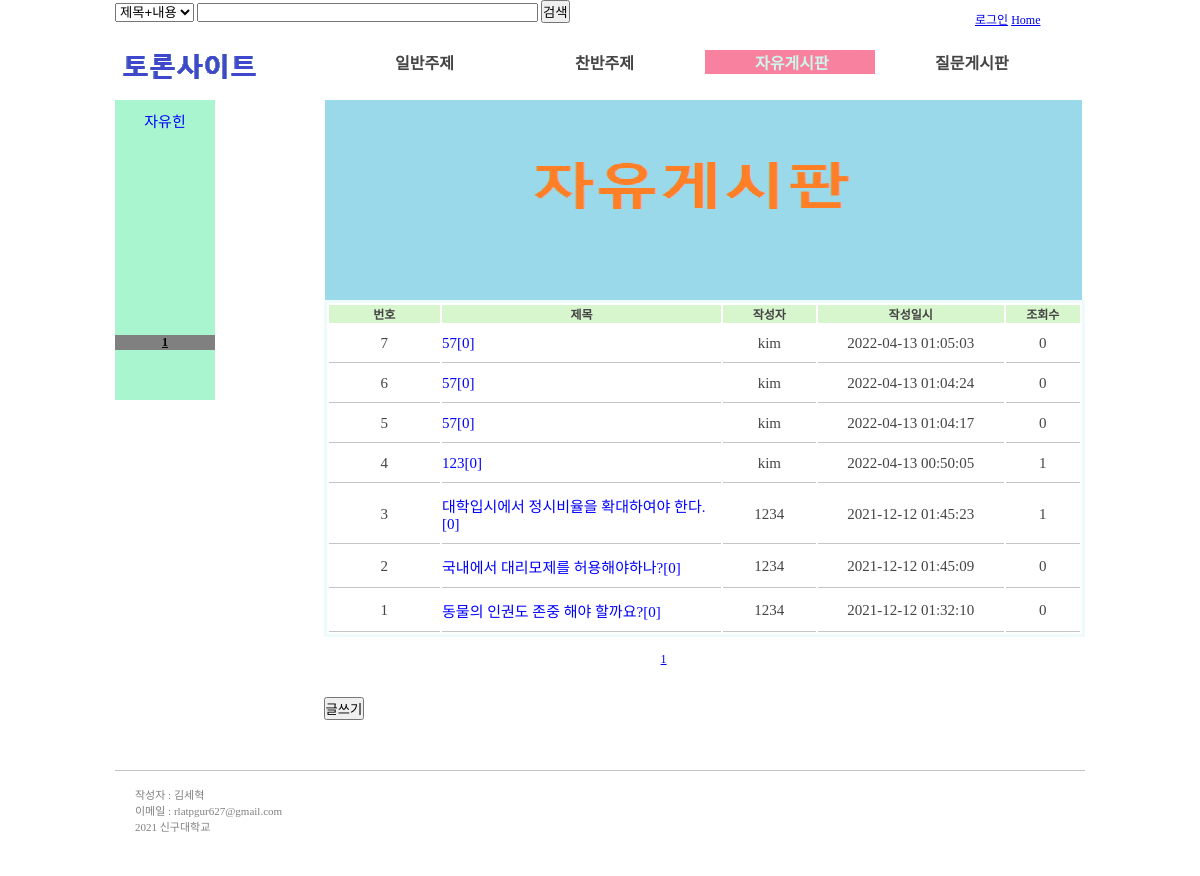
/free.php, run on the app's committed database.
### tables this page shows
CREATE TABLE IF NOT EXISTS `board_list` (
  `num` int(11) NOT NULL AUTO_INCREMENT,
  `board_name` varchar(100) NOT NULL,
  `date` datetime DEFAULT NULL,
  PRIMARY KEY (`num`)
);

CREATE TABLE IF NOT EXISTS `board` (
  `keey` int(11) unsigned NOT NULL AUTO_INCREMENT,
  `bid` varchar(50) DEFAULT NULL,
  `num` int(11) DEFAULT NULL,
  `writer` varchar(20) DEFAULT NULL,
  `title` varchar(60) DEFAULT NULL,
  `content` text DEFAULT NULL,
  `regtime` varchar(20) DEFAULT NULL,
  `hits` int(11) DEFAULT NULL,
  `img` varchar(50) DEFAULT NULL,
  PRIMARY KEY (`keey`)
);

### free.php (the view, shortened to what this page needs)
<!DOCTYPE html>
<html lang="en" dir="ltr">
  <head>
    <link rel="stylesheet" type="text/css"href="css/common.css">
    <link rel="stylesheet" type="text/css"href="css/header.css">
	<link rel="stylesheet" type="text/css"href="css/nomer.css">
	<link rel="stylesheet" type="text/css"href="css/side.css">
  </head>
  <body>
<div id="all">
      <header>
	   <div id="search_box">
    <form action="board/search_result.php" method="get">
      <select name="catgo">
	   <option value="titles">제목+내용</option>
      </select>
      <input type="text" name="search" size="40" required="required" /> <button>검색</button>
    </form>
    </div>
        <a href="index.php"><img id="logo" src="img/logo.png"></a>
        <nav id="top_menu">
      <a href="login/login_name.php">로그인</a>  <a href="index.php">Home</a>
        </nav>
        <nav id="top_menu2">
          <ul>
            <div class="nor1"  onclick="location.href='normal.php?bid=normal'"> <li>일반주제</li></div>
            <div class="nor1" onclick="location.href='yesno.php?bid=yesno';">  <li>찬반주제 </li></div>
            <div class="nor" onclick="location.href='free.php?bid=free';">    <li>자유게시판</li></div>
            <div class="nor1" onclick="location.href='board.php?bid=board';">  <li>질문게시판</li></div>
          </ul>
        </nav>
      </header>
	 <body>
      <section id="main">
 <div id="side">
	  <?php
	$bid='free';
	?>
<?php
	require("db_connect.php");
	$numL= 5;
	$numLinkes= 3;
	$pages = empty($_REQUEST["pages"]) ? 1 : $_REQUEST["pages"];
	$stats = ($pages -1) * $numL;
	$name=strlen($bid);
	$query3 = $db->query("select *  from board_list where board_name like '$bid%' order by num desc limit $stats,$numL");
	while ($row = $query3->fetch()) {
	$str = substr($row['board_name'], $name);
	if($str==$_REQUEST["bid"]){
		$side_bord="side_bord";
	}else{
		$side_bord="side_bord1";
	}
?>
<div class="str">
 <td style="text-align:left;">
   <div class=<?=$side_bord?> onclick="location.href='free.php?bid=<?=$str?>&pages=<?=$pages?>&mainbid=free'"><?php echo"$str"?></div>
 </td>
	</div>
	 <?php
$firstLinks = floor(($pages - 1)/$numLinkes)*$numLinkes+1;
	$lastLinks = $firstLinks + $numLinkes -1;
	$mainbid="free";
	$numRecords = $db->query("select count(*) from  board_list  where board_name like '$mainbid%' ")->fetchColumn();
	$numPages = ceil($numRecords / $numL);
	if($lastLinks  >$numPages){
	   $lastLinks = $numPages;
	}
}
?>
<div class="pa">
<?php
		for ($i2=$firstLinks; $i2 <= $lastLinks; $i2++){
?>
			<a href="<?=$bid?>.php?bid=<?=$bid?>&pages=<?=$i2?>"> <?=($i2 == $pages) ? "<u>$i2</u>" : $i2?> </a>
<?php
		}
?>
</div>
 </div>
        <div id="">
          <img id ="img"src="img/free.png" alt="">
        </div>
		 <div class="border1">
            <table id=border1>
                <tr>
                    <th class="num"    >번호    </th>
                    <th class="title"  >제목    </th>
                    <th class="writer" >작성자  </th>
                    <th class="regtime">작성일시</th>
                    <th class="hits"   >조회수  </th>
                </tr>
          </div>
			<div class="border1">
            	<?php
				$numLines= 10;
				$numLinke= 3;
			   $page = empty($_REQUEST["page"]) ? 1 : $_REQUEST["page"];
			   $stat = ($page -1) * $numLines;
			  $bid = empty($_REQUEST["bid"]) ? "free" : $_REQUEST["bid"];
              $query = $db->query("select * from board  where bid='$bid' order by num desc limit $stat,$numLines");
			  while ($row = $query->fetch()) {
			  $data = $db->query ("select count(*) from reply where con_num='".$row['num']."'and board='".$bid."'")->fetchColumn();
			$boardtime = $row['regtime'];
          $timenow = date("Y-m-d H:i:s");
			$beforeDay = date("Y-m-d H:i:s", strtotime($timenow." -24 hours"));
          if($timenow>=$boardtime&&$beforeDay<=$boardtime){
            $img = "<img src='img/new.png' alt='new' title='new' />";
          }else{
            $img ="";
        }
				$imgs ="board/".$row['img'];
				?>
                <tr class="borard_link">
                    <td id="a" ><?php echo"$row[num] "?><img id ="imgs" src="<?=$imgs?>"onerror="this.style.display='none'" alt="" ></td>
                    <td style="text-align:left;">
                     <a href="board/view.php?bid=<?=$bid?>&num=<?php echo"$row[num]"?>&page=<?=$page?>&mainbid=<?=$mainbid?>"><?php  echo"$row[title]"?><?php  echo"[",$data,"]"?><?php echo $img; ?></a></td>
                    <td><?php echo"$row[writer]"?></td>
                    <td><?php echo"$row[regtime]"?></td>
                    <td><?php echo"$row[hits]"?></td>
                </tr>
             <?php
            	}
			?>
			<br>
<?php
	$firstLink = floor(($page - 1)/$numLinke)*$numLinke+1;
	$lastLink = $firstLink + $numLinke -1;
	$numRecords = $db->query("select count(*) from  board  where bid='$bid' ")->fetchColumn();
	$numPage = ceil($numRecords / $numLines);
	$mainbid="free";
	if($lastLink  >$numPage){
	   $lastLink = $numPage;
	}
?>
<div style="width:680px; text-align:center;">
<?php
		for ($i=$firstLink; $i <= $lastLink; $i++){
?>
			<a class="nones" href="free.php?bid=<?=$bid?>&page=<?=$i?>"> <?=($i == $page) ? "<u>$i</u>" : $i?> </a>
<?php
		}
?>
</div>
<br><br>
<input type="button" value="글쓰기"
       onclick="location.href='board/write.php?bid=<?=$bid?>&a=<?=$mainbid?>'">
</div>
  </section>
<footer>
    <p>
        <span>작성자 : 김세혁</span><br/>
        <span>이메일 : rlatpgur627@gmail.com</span><br/>
        <span>2021 신구대학교</span>
    </p>
</footer>
</div>
<br>
  </body>
</html>

### css/common.css (style rules this page uses)
* { margin:0; padding:0; }
body { font-family:"맑은 고딕","돋움"; font-size: 12px; color: #444444; }
ul { list-style-type: none; }
#all { width:970px; height:auto; margin: 0 auto; }

### css/header.css (style rules this page uses)
header { height:100px; position: relative; }
header #logo { position: relative; top: 30px; }
header #top_menu { position: absolute; top: 10px; left: 860px; }
header #top_menu2 { width: 757px; height: 38px; background-repeat: no-repeat; position: absolute; top: 40px; left:210px; }
header #top_menu2 ul { margin-top:10px; margin-left:10px; display:flex; }
header #top_menu2 li { display: inline-block; margin:0px 40px 0 50px; font-size: 16px; text-align:center; font-weight:bold; }
header #top_menu2 div { margin-left:10px; width:170px; }
header #top_menu2 .nor { background-color:#F7819F; color:#CEF6EC; cursor: pointer; }
header #top_menu2 .nor1 { cursor: pointer; }
footer { margin-top:50px; position:relative; width: 100%; height: 90px; bottom: 0px; border-top: 1px solid #c4c4c4; padding-top: 15px; color: #808080; font-size: 11px; float: left; }
footer p span { display: inline-block; margin-left: 20px; }

### css/nomer.css (style rules this page uses)
section#main { width: 970px; height:auto; margin-top: auto; position: relative; }
section#main #img { width: 757px; height:200px; position: relative; float: right; margin-right:3px; }
.nones { color: -webkit-link; cursor: pointer; text-decoration: none; }
section#main .border1 { position: relative; width:78.5%; float: right; }
section#main #border1 { border: 3px solid #EFFBFB; text-align:center; width:100%; }
section#main #border1 th { background-color: #D8F6CE; }
section#main #border1 td { padding-top:10px; padding-bottom:10px; font-size:15px; border-bottom: 1px solid #c4c4c4; }
section#main #border1 .num { width:12%; }
section#main #border1 .title { width:30%; }
section#main #border1 .writer { width:10%; }
section#main #border1 .regtime { width:20%; }
section#main #border1 .hits { width:8%; }
section#main #border1 .borard_link a:link { text-decoration:none; color:blue; }

### css/side.css (style rules this page uses)
#side { position:relative; height:300px; width:100px; color:blue; background-color:#A9F5D0; float: left; text-align:center; }
.str { font-size:15px; font-style:bold; margin-top:10px; }
.side_bord1 { cursor: pointer; }
#side a:link { text-decoration: none; font-weight: bolder; color: black; }
.pa { width:100px; text-align:center; background-color:grey; position:absolute; left:0px; bottom: 50px; }

### data on the page
board_list: board_name "자유힌"
board: num "7", title "57", data "0", writer "kim", regtime "2022-04-13 01:05:03", hits "0"
board: num "6", title "57", data "0", writer "kim", regtime "2022-04-13 01:04:24", hits "0"
board: num "5", title "57", data "0", writer "kim", regtime "2022-04-13 01:04:17", hits "0"
board: num "4", title "123", data "0", writer "kim", regtime "2022-04-13 00:50:05", hits "1"
board: num "3", title "대학입시에서 정시비율을 확대하여야 한다.", data "0", writer "1234", regtime "2021-12-12 01:45:23", hits "1"
board: num "2", title "국내에서 대리모제를 허용해야하나?", data "0", writer "1234", regtime "2021-12-12 01:45:09", hits "0"
board: num "1", title "동물의 인권도 존중 해야 할까요?", data "0", writer "1234", regtime "2021-12-12 01:32:10", hits "0"
